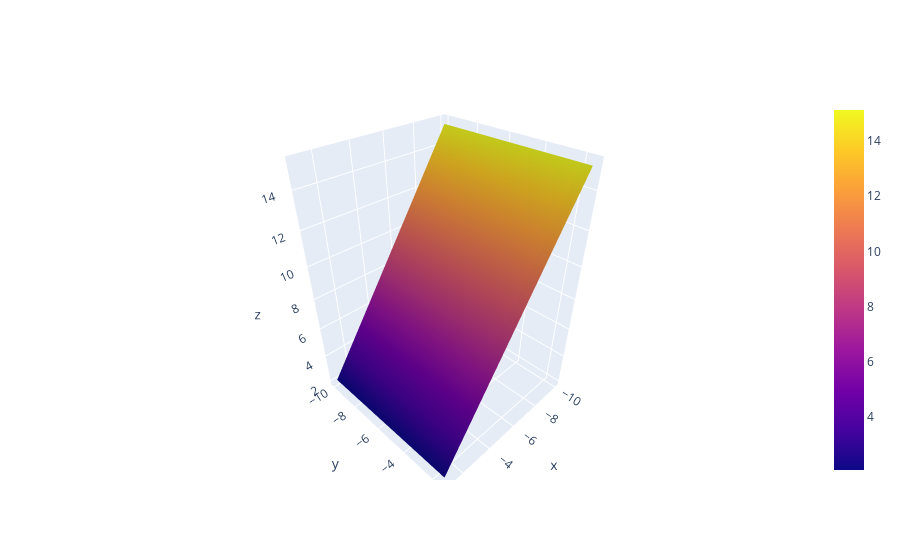

The notebook cell saved with this chart:
### Code cell
import plotly.graph_objects as go
import numpy as np


plane = go.Surface(x=xx, y=yy, z=np.array([z] * len(x1)))

figure = go.Figure()
figure.add_traces([plane])
figure.show()

### Figure 1 — Plotly figure (JSON) as saved in the notebook; plotly's stock layout.template omitted (floating-point values rounded to 4 significant figures; data arrays with more than 128 entries replaced by an {"elided": "..."} marker saying what was removed)
{"data": [{"type": "surface", "x": [-10, -9, -8, -7, -6, -5, -4, -3, -2, -1], "y": [-10, -9, -8, -7, -6, -5, -4, -3, -2, -1], "z": {"elided": "100x10 float values"}}], "layout": {}}
